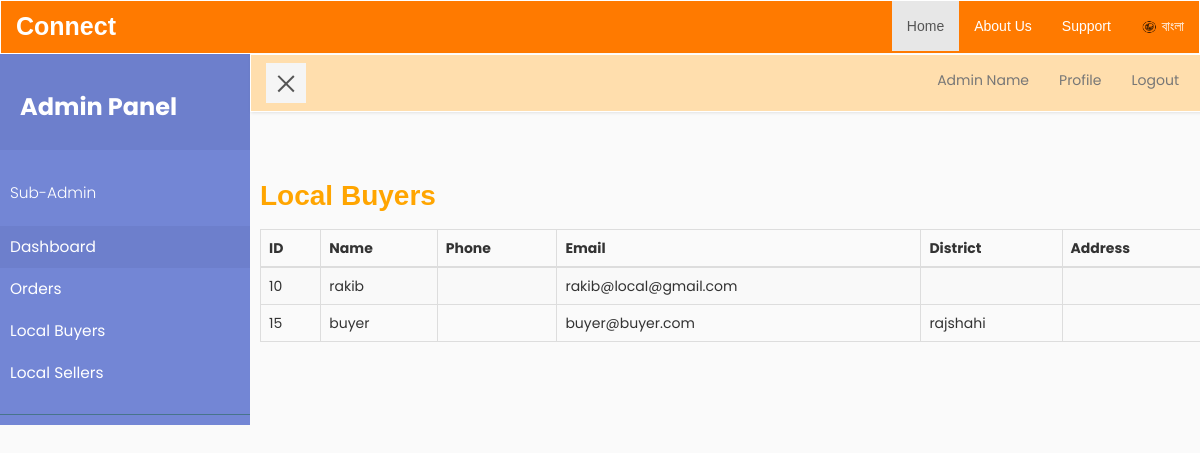
Screenshot of /admin/localbuyer.php (signed in) with the database file from the repository.
### tables this page shows
CREATE TABLE `users` (
  `id` int(11) NOT NULL,
  `username` varchar(255) NOT NULL,
  `email` varchar(255) NOT NULL,
  `user_type` varchar(20) NOT NULL,
  `password` varchar(100) NOT NULL,
  `district` varchar(250) NOT NULL
);

### admin/localbuyer.php (the view, shortened to what this page needs)
<?php include_once('admin_header.php'); ?>
<?php
global $db;
$sql = "SELECT * FROM users WHERE user_type ='buyer'LIMIT 10";
$result = mysqli_query($db, $sql) or die(mysqli_error($db));
if ($result->num_rows > 0) {
              ?>  <section class="seller-info">
                  <div class="sellers">
                    <p> Local Buyers </p>
                  </div>
          <div class="tables-1">
           <table id="example" class="table table-striped table-bordered" cellspacing="0" width="100%">
        <thead>
            <tr>
                <th>ID</th>
                <th>Name</th>
                <th>Phone</th>
                <th>Email</th>
                <th>District</th>
                <th>Address</th>
            </tr>
        </thead>
        <tbody>
          <?php  while($row = $result->fetch_assoc()) {
           echo  "<tr>";
              echo  "<td>". $row['id']."</td>";
              echo  "<td>". $row['username']."</td>";
                  echo  "<td>". $row['phone']."</td>";
                echo  "<td>". $row['email']."</td>";
                  echo  "<td>". $row['district']."</td>";
                  echo  "<td>". $row['address']."</td>";
                    echo "</tr>";
          } ?>
        </tbody>
    </table>
    <?php } ?>
          </div>
        </section>
            </div>
        </div>
    </body>
</html>

### css/style5.css (style rules this page uses)
body { font-family: 'Poppins', sans-serif; background: #fafafa; }
p { font-family: 'Poppins', sans-serif; font-size: 1.1em; font-weight: 300; line-height: 1.7em; color: #999; }
.seller-info { margin-top: 60px; margin-left: 10px; }
.sellers p { font-size: 28px; color: orange; font-weight: bold; font-family: sans-serif; }

### rows the page displays
users: id "10", username "rakib", email "rakib@local@gmail.com"
users: id "15", username "buyer", email "buyer@buyer.com", district "rajshahi"
